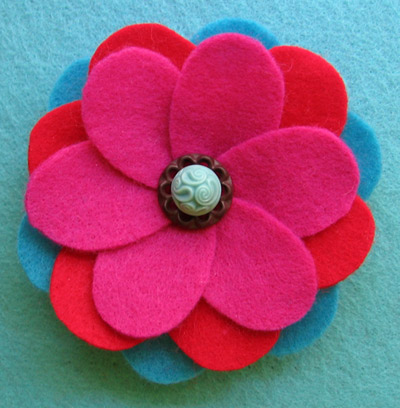
%> input picture code/practices/practice 3/flower.jpg, 400 x 408 px
$ octave affine.m   (GNU Octave 9; MATLAB toolbox functions it lacks are replaced by stand-ins)
%> lines starting %> are read from the running program, lines starting %| are printed output that depends on the picture
clc
clear all
close all

im = imread('flower.jpg'); % 108073.png flower.jpg
%> im is the input picture: size 408x400x3 uint8; mean R, G, B 150.2, 87.4, 119.7
% im = imresize(im,.25);
im = rgb2gray(im);
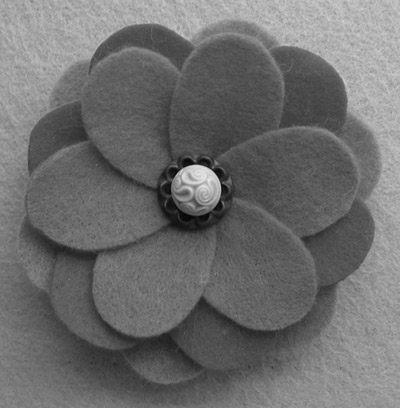
%> im: size 408x400 uint8; min 5, max 233, mean 109.8
im = double(im);
%> im: size 408x400 double

%% affine transformation


% A = [1 0 100    % Translation
%     0 1 10
%     0 0 1];

% A = [.8 0 1    % Sceling
%     0 1 1
%     0 0 1];

rot = 30;
A = [cosd(rot) -sind(rot) 1    % Rotation
    sind(rot) cosd(rot) 1
    0 0 1];

% A = [1 .5 1    % Shear vertical
%     0 1 1
%     0 0 1];

% A = [1 0 1    % Shear horizontal
%     .6 1 1
%     0 0 1];


out = zeros(size(im));
for r = 1 : size(im,1)
    for c = 1 : size(im,2)
        loc = A * [r c 1]'; x = round(loc(1)); y = round(loc(2));
        x = max([1 x]);
        y = max([1 y]);
        x = min([x size(im,1)]);
        y = min([y size(im,2)]);
        out(x,y) = im(r,c);
    end
end
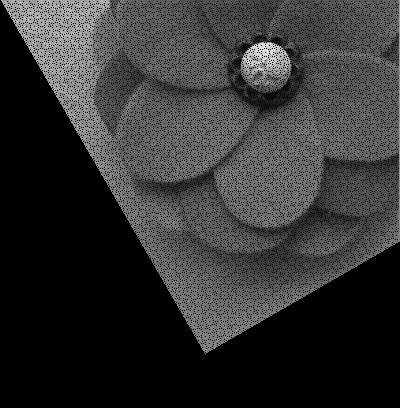
%> out: size 408x400 double; min 0, max 233, mean 49


%% Showing output
subplot(1,2,1)
imshow(mat2gray(im))
subplot(1,2,2)
imshow(mat2gray(out))
